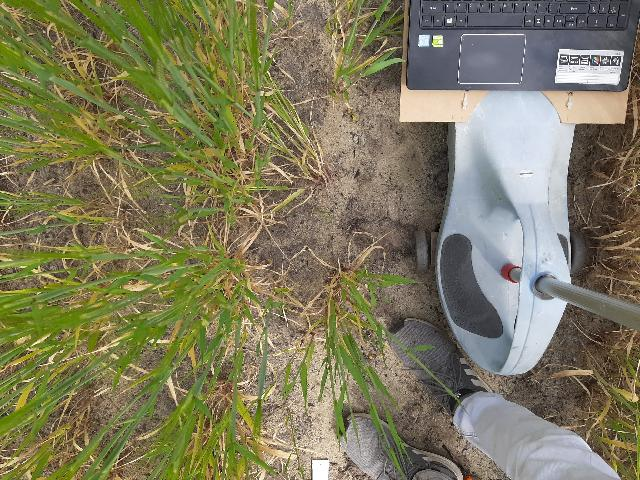
#> input picture proper/landscape/001_p1_0_16_120.jpg, 640 x 480 px
$ python SteepGradient.py
#> lines starting #> are read from the running program, lines starting #| are printed output that depends on the picture; after the words box and inside, x2 and y2 are one past the last pixel; in counts of white or black regions, pixels touching at a corner belong together; long printed decimals are rounded
import math
import os
import numpy as np
import time
import cv2
from sklearn.linear_model import LinearRegression
import random
import colorsys


def getContCentre(contour):
        M = cv2.moments(contour)
        cx = 0
        cy = 0
        if (M['m00'] != 0):
                cx = int(M['m10']/M['m00'])
                cy = int(M['m01']/M['m00'])
        return cx, cy
outFile = open('steepGradientHorizontal.csv', 'w')
outFile.write("ID,Real Angle,Estimated Angle,Line Midpoint\n")
for path in os.listdir():
        if '.jpg' in path:
                imgName = path#input("File Name: ")
                image = cv2.imread(imgName)
#> image is the input picture: shape (480, 640, 3); mean B, G, R 92.6, 122.7, 126.5


                # Convert to greyscale with custom linear combination (From source)
                greyCoeffs = [-1, 2, -1] #BGR
                coeffNP = np.array(greyCoeffs).reshape((1,3))
                linearCombine = cv2.transform(image,coeffNP) #Greyscale image
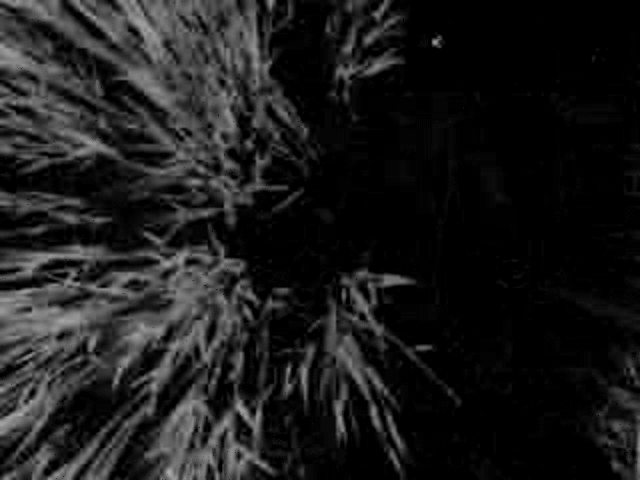
#> linearCombine: shape (480, 640); min 0, max 175, mean 28.1


                # Threshold from average
                ###threshImage = cv2.adaptiveThreshold(linearCombine, 255, cv2.ADAPTIVE_THRESH_MEAN_C, cv2.THRESH_BINARY, 3, 0)
                ret, threshImage = cv2.threshold(linearCombine, 0, 255, cv2.THRESH_OTSU)
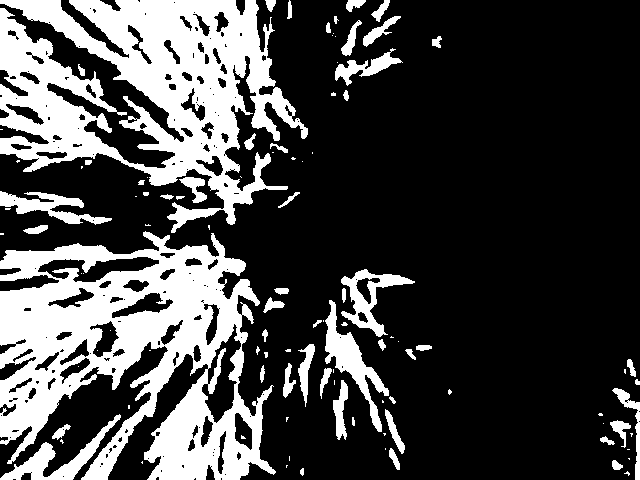
#> threshImage: shape (480, 640); 27.2% white; 105 white regions (51 under 20 px), largest, box (x1, y1, x2, y2) and area: (0, 231, 276, 480) 35792, (0, 0, 308, 233) 34006, (325, 300, 389, 432) 2175
#> ret = 45


                # Filter for enhancement
                kernel = np.ones((3,3), np.uint8)
                filtered = cv2.morphologyEx(threshImage, cv2.MORPH_OPEN, kernel) #Erodes then dilates
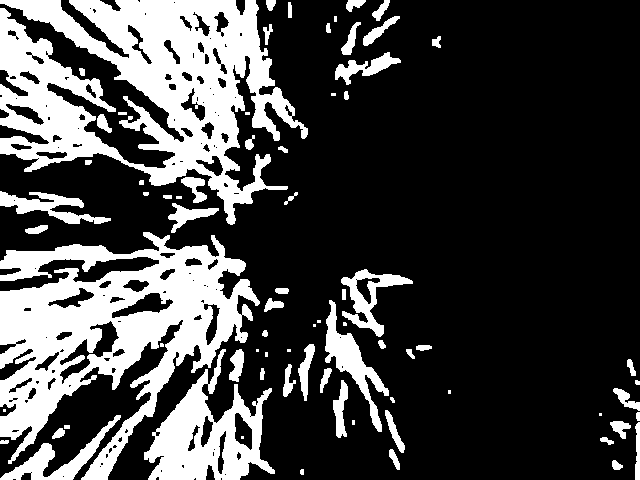
#> filtered: shape (480, 640); 26.8% white; 75 white regions (16 under 20 px), largest, box (x1, y1, x2, y2) and area: (0, 0, 308, 225) 32900, (0, 232, 260, 480) 27742, (144, 349, 275, 480) 7376

                #Define image dimensions
                imageWidth = 640
                imageHeight = 480

                # Column counting for green pixel proportions (candidate row)
                windowWidth = 100 #Doubled in search
                minProportion = 0.2
                maxCol = imageWidth-200

                cols = np.hsplit(filtered, imageWidth)
#> cols = 640 items
                colProps = []
                i = 0
                candidateRow = -1
                for col in cols:
                        colProps.append(cv2.countNonZero(col)/imageWidth)
                        if (colProps[i] > minProportion and i < maxCol):
                                candidateRow = i
                        i += 1
#> after the loop, colProps = 640 values, max 0.595 at index 180, min 0 at index 316, mean 0.201; i = 640
                        #print(colProps[i-1])

                # Find rightmost edge of crop row
                rowXs = list()
                rowYs = list()
                rightPixels = filtered.copy()
                y = 0
                for row in range(0,imageHeight):
                        foundEdge = False
                        x = candidateRow + windowWidth
                        while x >= candidateRow - windowWidth:
                                px = rightPixels[y,x]
                                if px > 0 and not foundEdge:
                                        foundEdge = True
                                        rowXs.append(x)
                                        rowYs.append(y)
                                        pass
                                else:
                                        rightPixels[y, x] = 0
                                x-=1
                        y += 1
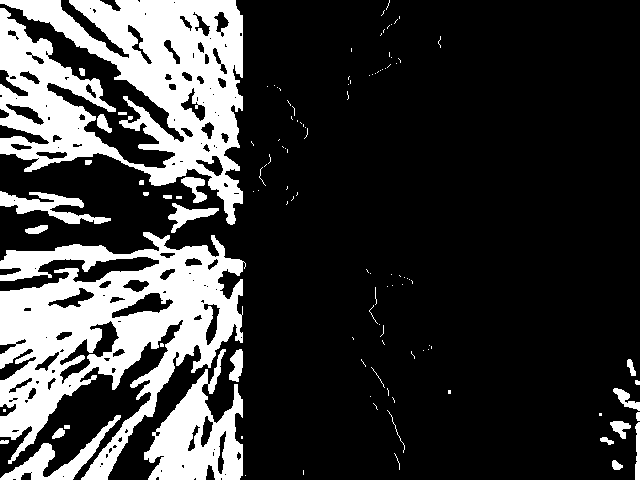
#> rightPixels: shape (480, 640); 22.6% white; 117 white regions (88 under 20 px), largest, box (x1, y1, x2, y2) and area: (0, 0, 243, 225) 29351, (0, 232, 246, 480) 27356, (144, 349, 243, 480) 6255
#> after the loop, rowXs = 419 values, max 440 at index 36, min 243 at index 204, mean 355; rowYs = 419 values from 0 to 475; y = 480


                # Do regression on plant coordinates
                rowLinear = LinearRegression().fit(np.array(rowYs).reshape((-1,1)), np.array(rowXs))
                r2 = rowLinear.score(np.array(rowYs).reshape((-1,1)), np.array(rowXs))
#> r2 = 0.0829
                intercept = rowLinear.intercept_
#> intercept = 330.4
                final = rowLinear.intercept_ + imageWidth * rowLinear.coef_
#> final = [396.5]
                print("R^2: "+str(r2))
#| R^2: 0.08295

                # Draw Images
                cv2.line(image, (int(intercept), 0), (int(final[0]), imageHeight), (0,255,255), 3)
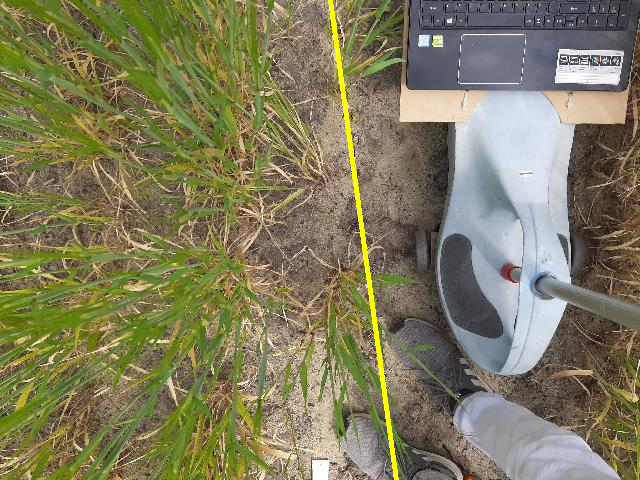
#> image: shape (480, 640, 3); 0.78% of pixels changed, all inside (x1, y1, x2, y2) = (328, 0, 399, 480)
                i = 0
                for x in rowXs:
                        cv2.circle(image, (x, rowYs[i]), 3, (0,255,0))
                        i += 1
#> this loop made 419 passes
#> x on passes 1 to 3: 389, 389, 389
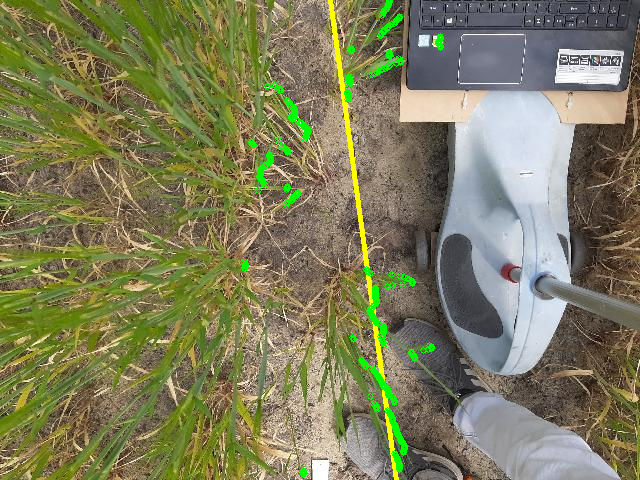
#> image: shape (480, 640, 3); 1.27% of pixels changed, all inside (x1, y1, x2, y2) = (240, 0, 444, 479)
#> after the loop, i = 419

                cv2.imshow("binary", filtered)
                cv2.imshow("linear combination", linearCombine)
                cv2.imshow("threshold", threshImage)
                cv2.imshow("filtered", filtered)
                cv2.imshow("cropEdge", rightPixels)
                cv2.imshow("original", image)

                cv2.waitKey(0)

                rise = final-intercept
#> rise = [66.16]
                run = imageHeight
                angle = ((3.1415/2.0)-math.atan(rise/run))/3.1415*180
#> angle = 82.15
                midpoint = ((intercept+rise/2.0)[0], imageHeight/2.0)
#> midpoint = (363.4, 240)
                realAngle = path.split("_")[1]
                ID = path.split("_")[0]
                outFile.write(str(ID)+','+str(realAngle)+','+str(angle)+','+str(midpoint[0])+'\n')
#> pass 2 of the loop `for path in os.listdir():`:
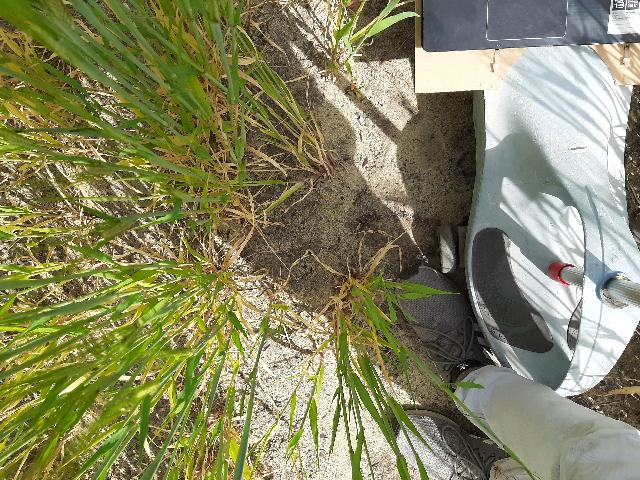
#> input picture proper/landscape/002_p1_0_16_100.jpg, 640 x 480 px
#> image is the input picture: shape (480, 640, 3); mean B, G, R 95.8, 133.3, 133.5
#> threshImage: shape (480, 640); 29% white; 127 white regions (89 under 20 px), largest, box (x1, y1, x2, y2) and area: (0, 204, 277, 480) 41541, (0, 0, 291, 234) 33884, (317, 273, 448, 480) 5922
#> ret = 54
#> filtered: shape (480, 640); 28.4% white; 71 white regions (25 under 20 px), largest, box (x1, y1, x2, y2) and area: (0, 204, 277, 480) 41139, (0, 0, 289, 233) 33210, (352, 274, 446, 376) 2484
#> after the loop `for col in cols:`: colProps = 640 values, max 0.573 at index 140, min 0 at index 482, mean 0.213; i = 640
#> after the loop `for row in range(0,imageHeight):`:
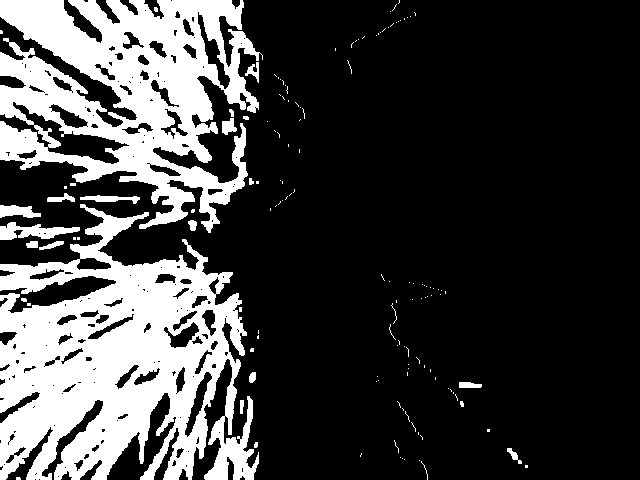
#> rightPixels: shape (480, 640); 24.9% white; 138 white regions (116 under 20 px), largest, box (x1, y1, x2, y2) and area: (0, 204, 259, 480) 40970, (0, 0, 263, 233) 32277, (0, 222, 80, 240) 772
#> after the loop `for row in range(0,imageHeight):`: rowXs = 367 values, max 459 at index 269, min 259 at index 51, mean 371.7; rowYs = 367 values from 0 to 479; y = 480
#> r2 = 0.396
#> intercept = 313.8
#> final = [461.8]
#| R^2: 0.3955
#> the loop `for x in rowXs:` made 367 passes
#> x on passes 1 to 3: 399, 399, 399
#> after the loop `for x in rowXs:`:
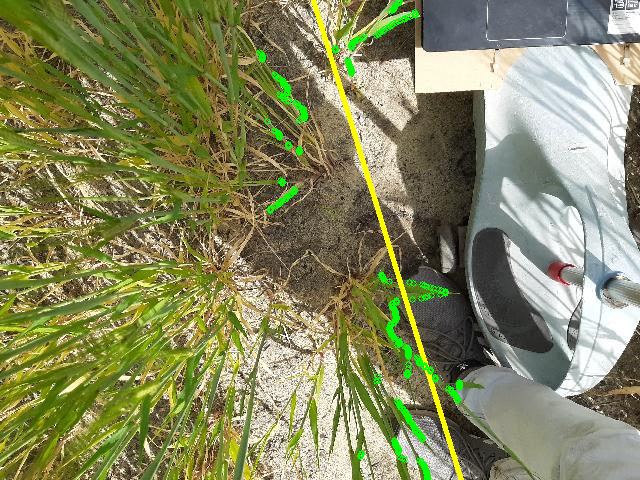
#> image: shape (480, 640, 3); mean B, G, R 94.1, 136, 133.2
#> after the loop `for x in rowXs:`: i = 367
#> rise = [148]
#> angle = 72.87
#> midpoint = (387.8, 240)
outFile.close()
